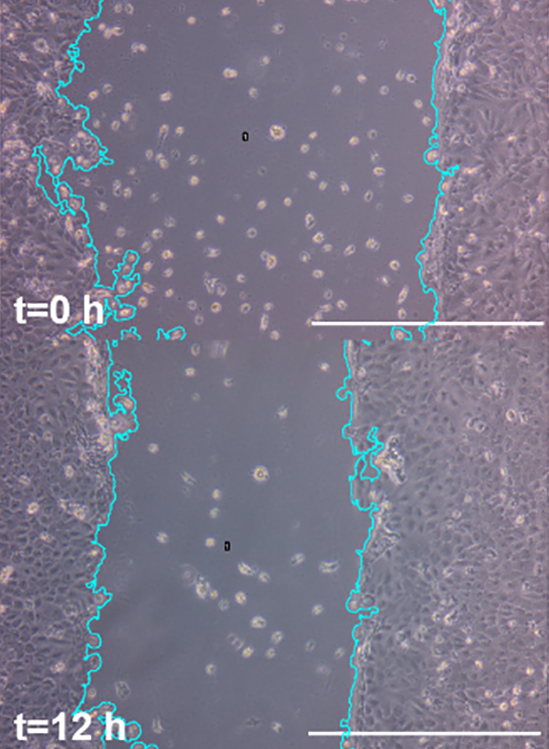
#> input picture figures/fig3/img/0-12h.png, 549 x 749 px
$ python plot_a_flow.py
#> lines starting #> are read from the running program, lines starting #| are printed output that depends on the picture
### figures/common.py
# -*- coding: utf-8 -*-
"""Shared pieces of the figure scripts.

Everything a panel needs besides its own drawing: the font scheme (Arial 7 pt, Greek upright),
the colours, the benchmark data, and stage two recomputed with the deployed functions.

Data: benchmarks/data/fig2_method_data.npz holds ONE realisation of the protocol per regime
(40 anchors, 6 repeats, 15 equispaced angles; benchmarks/fig2_data.py).  Stage-one numbers are
that realisation's; stage two is recomputed here from its anchors and averaged responses with
framework.core (window search, rho_poly, tau_min, rho_true_hat, verdicts).  The verdict modes
over 8 realisations (benchmarks/run_benchmarks.py) are in framework_pipeline_v4.npz;
compare_published() prints the comparison.
"""

import math
import re
import sys
from pathlib import Path

import numpy as np
import matplotlib as mpl
mpl.use("Agg")
from matplotlib.colors import LinearSegmentedColormap
from matplotlib.text import Text

ROOT = Path(__file__).resolve().parent
sys.path.insert(0, str(ROOT.parent))
from framework import core                                                # noqa: E402
from framework.core import DEGREES, K_WIN, N_WIN, M_ANCH, TAU, TAU1, window_rho, v1, v2, joint, STAGE2_NAME, JOINT_NAME  # noqa: E402,F401
from framework.benchmarks import resp_pipe, resp_pipe_lam, resp_bio, resp_micro, resp_buck  # noqa: E402,F401

BENCH = ROOT.parent / "benchmarks" / "data"
DATA = BENCH / "fig2_method_data.npz"
PUBLISHED = BENCH / "framework_pipeline_v4.npz"
CACHE = ROOT / "fig2_fields_cache.npz"

# ---- fonts: the Figure 1 scheme (Arial; Greek upright in Times New Roman,
#      standing in for the Symbol font the Nature guide asks for) ---------------
mpl.rcParams.update({
    "font.family": "Arial",
    "mathtext.fontset": "custom",
    "mathtext.rm": "Arial",
    "mathtext.it": "Arial:italic",
    "mathtext.bf": "Arial:bold",
    "mathtext.sf": "Times New Roman",
    "mathtext.fallback": "stixsans",
    "font.size": 7, "axes.labelsize": 7,
    "xtick.labelsize": 7, "ytick.labelsize": 7,
    # 1 pt: the thinnest line Nature Communications allows in a final figure
    "axes.linewidth": 1.0, "xtick.major.width": 1.0, "ytick.major.width": 1.0,
    "xtick.major.size": 2.5, "ytick.major.size": 2.5,
    "xtick.major.pad": 1.5, "ytick.major.pad": 1.5,
    "axes.spines.top": False, "axes.spines.right": False,
    "svg.fonttype": "none", "pdf.fonttype": 42, "savefig.dpi": 400,
})

GREEK = r"(alpha|sigma|tau|rho|mu|varepsilon|varphi|phi|kappa|lambda|Delta|pi|Pi)"


def upright_greek(s):
    """Route every Greek letter of a math string to mathtext.sf, upright."""
    s = re.sub(r"\\(hat|bar)\\" + GREEK + r"(?![A-Za-z])",
               r"\\\1{\\mathsf{\\\2}}", s)
    return re.sub(r"(?<!\\mathsf\{)\\" + GREEK + r"(?![A-Za-z])",
                  r"{\\mathsf{\\\1}}", s)


# applied to every text as it is set, so no label keeps an italic Arial Greek
_set_text = Text.set_text
Text.set_text = lambda self, s: _set_text(
    self, upright_greek(s) if isinstance(s, str) and "$" in s else s)

# ---- colours: Figure 1's grammar ------------------------------------------------
C_TEXT, C_MUTED = "#1f2937", "#5d6675"
C_DIR = "#33305f"                     # what was measured / read
C_LAV = "#dcd9ec"                     # its pale fill
C_BOX = "#8b939e"
FIELD = LinearSegmentedColormap.from_list(
    "field", ["#f7fbff", "#deebf7", "#c6dbef", "#9ecae1", "#6baed6"])
POSITION = LinearSegmentedColormap.from_list("position", ["#d9d6ea", C_DIR])
VERDICT = {"REDUCIBLE": ("#dceeed", "#86c2bb", "#1d6660"),
           "NOT-RED": ("#f6ecd5", "#d8b56b", "#85580f"),
           "UNRESOLVED": ("#eceef0", "#c4cbd2", "#5d6675")}


# ---- stage two: framework.core.rho_poly, also reporting the degree ---------------------
# [16 lines left out: function rho_poly_deg, not called in this run]


# ---- data ----------------------------------------------------------------------------
def load():
    return np.load(DATA, allow_pickle=True)


def box(d, u):
    """The regime's window, (x0, x1, y0, y1) in ln units."""
    return tuple(float(v) for v in d[u + "_box"])


def angle_dev_deg(ang, abar):
    """Axial deviation from the mean direction, wrapped to [-90, 90) degrees."""
    return np.degrees((np.asarray(ang) - abar + np.pi / 2) % np.pi - np.pi / 2)


# [52 lines left out: functions stages, fields, compare_published, not called in this run]

### figures/fig3/plot_a_flow.py
"""
plot_a_flow.py —— panel a (逻辑流版):
  顶部: 真实显微时序 (0/12/24h, CC BY).
  下方三段逻辑流:
   ① 受伤单层 + 两个竞争过程 (迁移 D_n 橙 vs 增殖 r 绿) + L, n0->K
   ② 闭合曲线: 缝宽随时间->0, 定义响应 T_c
   ③ 量纲塌缩: {D_n,r,L}->Π1=D_n/(rL²)=迁移/增殖,  {n0,K}->Π2=n0/K;  T_c·r=f(Π1,Π2)
颜色把 #2(5量->2群) 与 #3(迁移vs增殖竞争) 串起来.

Figure 3 副本 (figure_noise/Figure3):
  * 字体换成 Figure 1/2 的方案: Arial 正文, 希腊字母用正体 Times New Roman
    (导入 Figure2/fig2_common.py 设定); 原来是 serif + STIX
  * 按最终尺寸画: 180 mm 宽, 占满图 3 整个宽度. 所有文字 7 pt (Nature 上限);
    原来 6.5-10.5 pt, 整体缩放无法同时满足 5-7 pt, 层次改靠粗体和颜色
  * 最细的线 1 pt (NC 要求); 原来有 0.6-0.9 pt 的虚线和引线
  * 数据范围按内容收紧, 四周留 1 mm
  * 信息框按内容定大小 (7 pt 下原来的框太空), 左边离 cell monolayer 标注 5 mm;
    其余版式和内容不动
  * 显微图仍从 v7_biology/figures 读取, 不复制
输出: fig3_a_flow.png/.svg (本目录)
"""
import os
import sys
import numpy as np
import matplotlib
matplotlib.use('Agg')
import matplotlib.pyplot as plt
from matplotlib.patches import FancyBboxPatch, Circle, Ellipse, FancyArrowPatch, Rectangle
from matplotlib.patches import Polygon as MplPolygon
from scipy.spatial import Voronoi
import matplotlib.patheffects as pe

SCRIPT_DIR = os.path.dirname(os.path.abspath(__file__))
# 显微图留在原处, 输出写到本目录
IMG_DIR = os.path.join(SCRIPT_DIR, 'img')                # the two micrographs
# 字体: Figure 1/2 的方案 (Arial 正文 + 正体 Times New Roman 希腊字母), 导入即生效
sys.path.insert(0, os.path.join(SCRIPT_DIR, '..'))
import common  # noqa: E402,F401  fonts

TXT, MUT = '#1f2937', '#5d6675'
CYTO, NUC, CEDGE = '#cfe1ec', '#46789c', '#6a9bbd'
MIG, GRO, DEN = '#c0603a', '#d81b60', '#3f6fa0'      # 迁移橙 / 增殖玫红 / 密度蓝
BG, BGED = '#f6f7f9', '#cdd3da'

# 最终尺寸: 180 mm 宽. 坐标轴铺满画布 (等比例), 数据范围在文末按内容收紧
W_IN = 180 / 25.4
FS = 7        # 所有文字 7 pt (Nature 上限)
LW = 1.0      # 最细的线 1 pt (NC 要求)
fig = plt.figure(figsize=(W_IN, W_IN * (8.8 - 4.55) / (12.95 + 0.1)), dpi=400)  # 按保存的 dpi 量文字
ax = fig.add_axes([0, 0, 1, 1])
ax.set_xlim(-0.1, 12.95); ax.set_ylim(4.55, 8.8); ax.set_aspect('equal'); ax.axis('off')

# ---------- 示意图: 0-12h 真实图 + 0h 放大标注块 ----------
# 0-12h 竖排图 (展示随时间闭合)
z012 = plt.imread(os.path.join(IMG_DIR, '0-12h.png'))
#> z012 is the input picture: shape (749, 549, 4) float32; mean R, G, B, A 0.485, 0.471, 0.541, 1
ph, pw = z012.shape[0], z012.shape[1]
#> ph = 749; pw = 549
PX0, PY1, PW = 0.45, 8.15, 2.2
PH = PW * ph / pw
#> PH = 3
PX1, PY0 = PX0 + PW, PY1 - PH
#> PX1 = 2.65; PY0 = 5.15
ax.imshow(z012, extent=(PX0, PX1, PY0, PY1), aspect='auto', zorder=3)
ax.add_patch(Rectangle((PX0, PY0), PW, PH, fill=False, edgecolor=CEDGE, lw=1.0, zorder=6))
h0 = 0.448 * PH                          # 0h 框高度 (按图比例; 0.448 来自手动调好的比例)
#> h0 = 1.34
ax.add_patch(Rectangle((PX0, PY1 - h0), PW, h0, fill=False, edgecolor=MIG,
                       lw=1.0, ls=(0, (3, 2)), zorder=7))                # 框出 0h
# growth r (方案A + 对比): 同一位置 0h vs 12h 各画一个圈, 体现"细胞变多"
cmpx = PX0 + 0.70 * PW                          # 0h=空缝, 12h=右前沿已推过(细胞填满) -> 对比最强
c0y, c1y = PY0 + 0.72 * PH, PY0 + 0.26 * PH    # 0h(上) / 12h(下) 同一 x
#> c0y = 7.31; c1y = 5.93
ax.plot([cmpx, cmpx], [c0y - 0.16, c1y + 0.16], color=GRO, lw=LW,
        ls=(0, (2, 2)), alpha=0.85, zorder=7)   # 虚线: 同一位置
for cy in (c0y, c1y):
    ax.add_patch(Circle((cmpx, cy), 0.16, fill=False, edgecolor=GRO, lw=1.7, zorder=8))
_fm = [pe.withStroke(linewidth=1.4, foreground='white')]     # 白描边, 在紫灰底上可读
ax.text(cmpx - 0.21, c0y, 'few', fontsize=FS, color=GRO, ha='right', va='center', style='italic', path_effects=_fm)
ax.text(cmpx - 0.21, c1y, 'many', fontsize=FS, color=GRO, ha='right', va='center', style='italic', path_effects=_fm)
# 标签居中于两圈正下方, 竖直引线
ax.annotate('proliferation $r$', xy=(cmpx, c1y - 0.18), xytext=(cmpx, PY0 - 0.16),
            fontsize=FS, color=GRO, ha='center', va='top', style='italic', fontweight='bold',
            arrowprops=dict(arrowstyle='-', lw=LW, color=GRO))

# 0h 放大块 (承载物理量标注)
z0 = plt.imread(os.path.join(IMG_DIR, '0h.png'))
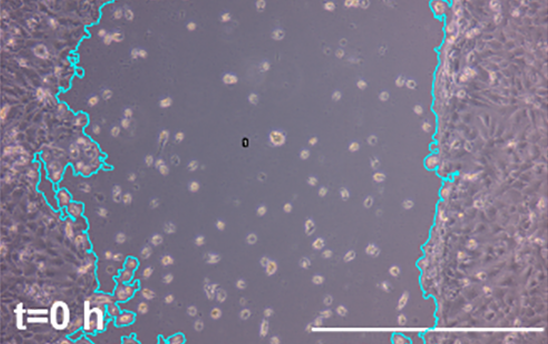
#> input picture figures/fig3/img/0h.png, 548 x 344 px
#> z0 is the input picture: shape (344, 548, 4) float32; mean R, G, B, A 0.496, 0.468, 0.543, 1
zh, zw = z0.shape[0], z0.shape[1]
#> zh = 344; zw = 548
CX0, CY1, CW2 = 3.15, 7.95, 2.7
CH2 = CW2 * zh / zw
#> CH2 = 1.69
CX1, CY0 = CX0 + CW2, CY1 - CH2
#> CX1 = 5.85; CY0 = 6.26
ax.imshow(z0, extent=(CX0, CX1, CY0, CY1), aspect='auto', zorder=3)
ax.add_patch(Rectangle((CX0, CY0), CW2, CH2, fill=False, edgecolor=MIG, lw=1.2, zorder=6))
# zoom 连线: 0h 框 -> 放大块
ax.plot([PX1, CX0], [PY1, CY1], color=MIG, lw=LW, ls=(0, (3, 2)), alpha=0.6, zorder=5)
ax.plot([PX1, CX0], [PY1 - h0, CY0], color=MIG, lw=LW, ls=(0, (3, 2)), alpha=0.6, zorder=5)
# 放大块上标注
gxl = CX0 + 0.16 * CW2; gxr = CX0 + 0.79 * CW2; gxc = (gxl + gxr) / 2
for yy in (CY0 + 0.34 * CH2, CY0 + 0.66 * CH2):
    ax.add_patch(FancyArrowPatch((gxl + 0.03, yy), (gxl + 0.40, yy), arrowstyle='-|>',
                 mutation_scale=9, lw=1.5, color=MIG, zorder=8))
    ax.add_patch(FancyArrowPatch((gxr - 0.03, yy), (gxr - 0.40, yy), arrowstyle='-|>',
                 mutation_scale=9, lw=1.5, color=MIG, zorder=8))
ax.text(gxc, CY1 + 0.10, r'migration  $D_n$', fontsize=FS, color=MIG, ha='center', va='bottom',
        style='italic', fontweight='bold')
ax.add_patch(FancyArrowPatch((gxl, CY0 - 0.14), (gxr, CY0 - 0.14), arrowstyle='<|-|>',
             mutation_scale=8, lw=1.2, color=TXT, zorder=8))
# L is the FULL wound width, not the half-width: the solver puts the gap at
# |x/L| < 0.5, so the gap spans one length unit.  Pi_1 = D_n/(r L^2) follows.
ax.text(gxc, CY0 - 0.27, r'wound width $= L$', fontsize=FS, color=TXT, ha='center', va='top')
# density: 蓝圈圈出致密细胞片 + 标注 (定义在右侧信息框)
dcx, dcy = gxr + 0.24, CY0 + 0.52 * CH2
#> dcx = 5.52; dcy = 7.14
ax.add_patch(Circle((dcx, dcy), 0.08, fill=False, edgecolor=DEN, lw=1.0, zorder=8))
density = ax.annotate('cell monolayer\n(density $n_0$)', xy=(dcx + 0.07, dcy),
            xytext=(CX1 + 0.25, CY0 + 0.40 * CH2), fontsize=FS, color=DEN, ha='left', va='center',
            linespacing=1.3, arrowprops=dict(arrowstyle='-', lw=LW, color=DEN))

# ---------- 信息框 (B: 全符号定义, 自解释; 仿微流控 panel a) ----------
# 框按内容定大小: 文字是绝对尺寸, 所以边距/列距/行距按英寸给, 由 place_box() 在文末
# 收紧数据范围时反复摆放; 框左边离 cell monolayer 标注 BOX_GAP_IN (先取两块显微图的
# 间距, 9 mm, 离得太远)
BYC = 6.47                                  # 与左/中两栏内容垂直居中
BOX_ROWS = ((r'$T_c\, r \;=\; f(\Pi_1,\ \Pi_2)$', 'closure response'),
            (r'$\Pi_1 = D_n/(r L^{2})$', 'migration / proliferation'),
            (r'$\Pi_2 = n_0/K$', 'initial confluence'))
BOX_GAP_IN = 5.0 / 25.4
PAD_X_IN, PAD_Y_IN = 2.5 / 25.4, 2.0 / 25.4
COL_GAP_IN = 3.0 / 25.4                     # 公式列到说明列
PITCH_IN = 12 / 72                          # 行距 12 pt
box = FancyBboxPatch((0, 0), 1, 1, boxstyle='round,pad=0.0,rounding_size=0.13',
                     facecolor='white', edgecolor=MUT, lw=LW, zorder=10)
ax.add_patch(box)
formulas = [ax.text(0, 0, f, fontsize=FS, color=TXT, ha='left', va='center', zorder=11)
            for f, _ in BOX_ROWS]
notes = [ax.text(0, 0, n, fontsize=FS, color=MUT, ha='left', va='center', zorder=11)
         for _, n in BOX_ROWS]


def place_box():
    fig.canvas.draw()
    rend = fig.canvas.get_renderer()
    per_in = (ax.get_xlim()[1] - ax.get_xlim()[0]) / fig.get_size_inches()[0]   # 数据单位/英寸
    size = [(t.get_window_extent(rend).width / fig.dpi, t.get_window_extent(rend).height / fig.dpi)
            for t in formulas + notes]
    fw = max(w for w, _ in size[:3])
    nw = max(w for w, _ in size[3:])
    rh = max(h for _, h in size)
    x0 = (ax.transData.inverted().transform((density.get_window_extent(rend).x1, 0))[0]
          + BOX_GAP_IN * per_in)
    xf = x0 + PAD_X_IN * per_in
    xn = xf + (fw + COL_GAP_IN) * per_in
    for i, (tf, tn) in enumerate(zip(formulas, notes)):
        y = BYC + (1 - i) * PITCH_IN * per_in
        tf.set_position((xf, y)); tn.set_position((xn, y))
    half = (PITCH_IN + rh / 2 + PAD_Y_IN) * per_in
    box.set_bounds(x0, BYC - half, (2 * PAD_X_IN + fw + COL_GAP_IN + nw) * per_in, 2 * half)

# ---------- 按内容收紧数据范围: 画布保持 180 mm 宽, 四周留 1 mm ----------
# 文字大小是绝对的 (pt), 数据范围一变, 文字在数据坐标里占的大小也跟着变, 所以迭代到稳定
MARGIN_IN = 1.0 / 25.4
for _ in range(10):
    place_box()
    fig.canvas.draw()
    rend = fig.canvas.get_renderer()
    ext = [a.get_window_extent(rend) for a in ax.images + ax.patches + ax.lines + ax.texts]
    (x0, y0), (x1, y1) = ax.transData.inverted().transform(
        [(min(e.x0 for e in ext), min(e.y0 for e in ext)),
         (max(e.x1 for e in ext), max(e.y1 for e in ext))])
    m = MARGIN_IN * (x1 - x0) / (W_IN - 2 * MARGIN_IN)       # 1 mm in data units once refit
    new = (x0 - m, x1 + m, y0 - m, y1 + m)
    old = ax.get_xlim() + ax.get_ylim()
    ax.set_xlim(new[0], new[1]); ax.set_ylim(new[2], new[3])
    fig.set_size_inches(W_IN, W_IN * (new[3] - new[2]) / (new[1] - new[0]))
    if max(abs(a - b) for a, b in zip(new, old)) < 1e-4:
        break
place_box()                                  # 按最终范围再摆一次 (已收敛时不变)

out = os.path.join(SCRIPT_DIR, 'fig3_a_flow')
fig.savefig(out + '.png', dpi=400, transparent=True)
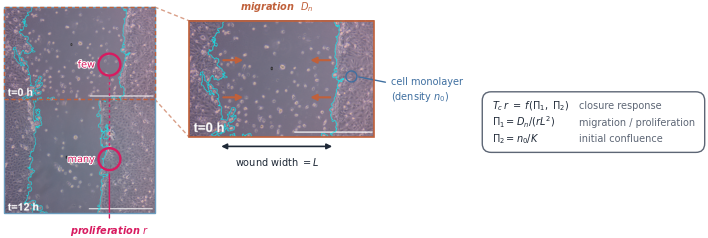
#> figure drawn by matplotlib, 1 panel
fig.savefig(out + '.svg', transparent=True)
w_mm, h_mm = fig.get_size_inches() * 25.4
mm_per = w_mm / (ax.get_xlim()[1] - ax.get_xlim()[0])
plt.close(fig)
print(f'saved {out}.png/.svg  {w_mm:.1f} x {h_mm:.1f} mm; info box {box.get_width() * mm_per:.1f} x '
      f'{box.get_height() * mm_per:.1f} mm, {BOX_GAP_IN * 25.4:.1f} mm right of the label; '
      f'micrographs {(CX0 - PX1) * mm_per:.1f} mm apart')
#| saved figures/fig3/fig3_a_flow.png/.svg  180.0 x 60.6 mm; info box 56.5 x 15.4 mm, 5.0 mm right of the label; micrographs 8.7 mm apart
